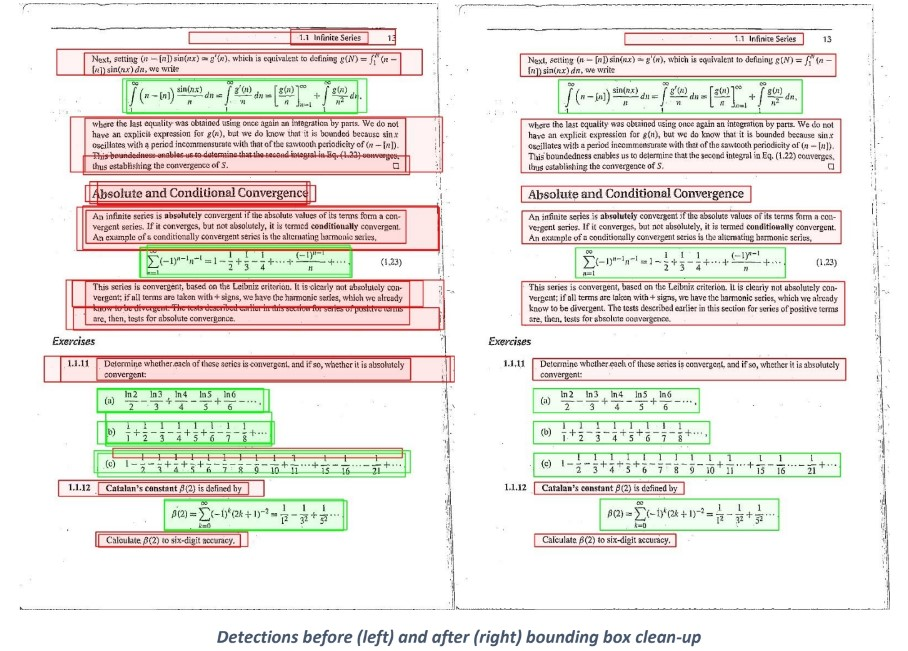
#> input picture media/bb_cleanup.jpg, 908 x 651 px; its folder holds only this picture in this run
$ python -i preprocess_page.py   (imports and definitions only)
#> lines starting #> are read from the running program, lines starting #| are printed output that depends on the picture; after the words box and inside, x2 and y2 are one past the last pixel; in counts of white or black regions, pixels touching at a corner belong together
import cv2
import numpy as np
import math
import copy
from scipy.ndimage import uniform_filter1d
from skimage.filters import threshold_local

# [1 line not run here, left out]

ht, wd = [None]*2

def get_complete_contour(image):
    gray_image = cv2.cvtColor(image.copy(),cv2.COLOR_BGR2GRAY)
    histogram = cv2.calcHist([gray_image],[0],None,[256],[0,256])
    min_idx = np.argmin(np.squeeze(histogram[50:150].T)) + 50
    _, thresholded_image = cv2.threshold(gray_image,min_idx,255,cv2.THRESH_BINARY)
    thresholded_blurry_image = cv2.blur(thresholded_image, (21,21))
    _, thresholded_blurry_image = cv2.threshold(thresholded_blurry_image,min_idx,255,cv2.THRESH_BINARY)
    contours, hierarchy = cv2.findContours(thresholded_blurry_image, cv2.RETR_EXTERNAL, cv2.CHAIN_APPROX_SIMPLE)
    cnts_sorted = sorted(contours, key=lambda x: cv2.contourArea(x))
    cnt = cnts_sorted[-1]
    return cnt


def dist_nw(pt):
    global ht, wd
    x1, y1 = pt
    return math.sqrt((0 - x1)**2 + (0 - y1)**2)


def dist_sw(pt):
    global ht, wd
    x1, y1 = pt
    return math.sqrt((0 - x1)**2 + (ht - y1)**2)


def dist_ne(pt):
    global ht, wd
    x1, y1 = pt
    return math.sqrt((wd - x1)**2 + (0 - y1)**2)


def dist_se(pt):
    global ht, wd
    x1, y1 = pt
    return math.sqrt((wd - x1)**2 + (ht - y1)**2)


def get_top_bottom_contour(cnt_list, nw_corner, sw_corner, ne_corner, se_corner):
    new_cnt_list = copy.deepcopy(cnt_list)
    new_cnt_list = new_cnt_list[::-1]
    nw_index = new_cnt_list.index(nw_corner)
    new_cnt_list = new_cnt_list[nw_index:] + new_cnt_list[:nw_index]

    top_cnt_list = new_cnt_list[new_cnt_list.index(nw_corner):new_cnt_list.index(ne_corner)+1]

    sw_index = cnt_list.index(sw_corner)
    cnt_list = cnt_list[sw_index:] + cnt_list[:sw_index]

    bottom_cnt_list = cnt_list[cnt_list.index(sw_corner):cnt_list.index(se_corner)+1]

    return top_cnt_list, bottom_cnt_list


def get_middle(top_cnt_list, bottom_cnt_list):
    top_cnt_np = np.array(top_cnt_list)
    min_x = np.min(top_cnt_np[:, 0])
    max_x = np.max(top_cnt_np[:, 0])
    start = np.abs(top_cnt_np[:, 0] - (min_x + (max_x - min_x)*0.25)).argmin()
    end = np.abs(top_cnt_np[:, 0] - (min_x + (max_x - min_x)*0.75)).argmin()
    top_cnt_middle = top_cnt_np[start:end].copy()
    top_cnt_middle_filt = top_cnt_middle.copy()
    top_cnt_middle_filt[:, 1] = uniform_filter1d(top_cnt_middle_filt[:, 1], size=3, mode='nearest')

    top_cnt_grad = np.gradient(top_cnt_middle_filt[:, 1], top_cnt_middle_filt[:, 0])
    top_cnt_grad = np.nan_to_num(top_cnt_grad)
    top_cnt_grad[0] = top_cnt_grad[-1] = 0
    top_cnt_grad = np.around(top_cnt_grad, decimals=8)

    top_middle = None
    peak_grad_idx = np.argmax(np.abs(top_cnt_grad))
    for i in range(peak_grad_idx, top_cnt_middle.shape[0]):
        if top_cnt_grad[i] <= 0:
            top_middle = top_cnt_middle[i].tolist()
            break

    bottom_cnt_np = np.array(bottom_cnt_list)
    min_x = np.min(bottom_cnt_np[:, 0])
    max_x = np.max(bottom_cnt_np[:, 0])
    start = np.abs(bottom_cnt_np[:, 0] - (min_x + (max_x - min_x)*0.25)).argmin()
    end = np.abs(bottom_cnt_np[:, 0] - (min_x + (max_x - min_x)*0.75)).argmin()
    bottom_cnt_middle = bottom_cnt_np[start:end].copy()

    bottom_cnt_middle_filt = bottom_cnt_middle.copy()
    bottom_cnt_middle_filt[:, 1] = uniform_filter1d(bottom_cnt_middle_filt[:, 1], size=3, mode='nearest')

    bottom_cnt_grad = np.gradient(bottom_cnt_middle_filt[:, 1], bottom_cnt_middle_filt[:, 0])
    bottom_cnt_grad = np.nan_to_num(bottom_cnt_grad)
    bottom_cnt_grad[0] = bottom_cnt_grad[-1] = 0
    bottom_cnt_grad = np.around(bottom_cnt_grad, decimals=8)
    bottom_middle = None
    peak_grad_idx = np.argmax(np.abs(bottom_cnt_grad))
    for i in range(peak_grad_idx, bottom_cnt_middle.shape[0]):
        if bottom_cnt_grad[i] >= 0:
            bottom_middle = bottom_cnt_middle[i].tolist()
            break

    return top_middle, bottom_middle


def crop_page(page, top, bottom, left, right):
    return page[top:bottom+1, left:right+1]


# [45 lines left out: functions uncurve_page, threshold_image, not called in this run]


def kernel_sharpening(page):
    sharpened = cv2.filter2D(page, -1, np.array([[0, -1, 0], [-1, 5, -1], [0, -1, 0]]))
    return sharpened


def get_corners(image, cnt_list):
    global ht, wd
    ht, wd, _ = image.shape
    points_nw = sorted(cnt_list, key=dist_nw)
    points_sw = sorted(cnt_list, key=dist_sw)
    points_ne = sorted(cnt_list, key=dist_ne)
    points_se = sorted(cnt_list, key=dist_se)
    nw_corner = points_nw[0]
    sw_corner = points_sw[0]
    ne_corner = points_ne[0]
    se_corner = points_se[0]

    return nw_corner, sw_corner, ne_corner, se_corner


# [12 lines left out: functions rotate_image, rotate_coordinates, not called in this run]


def get_rotation_angle(image):
    cnt = get_complete_contour(image)
    cnt_list = np.squeeze(cnt, 1).tolist()
    nw_corner, sw_corner, ne_corner, se_corner = get_corners(image, cnt_list)
    top_cnt_list, bottom_cnt_list = get_top_bottom_contour(cnt_list.copy(), nw_corner, sw_corner, ne_corner, se_corner)
    top_middle, bottom_middle = get_middle(top_cnt_list, bottom_cnt_list)

    angle_radian = math.atan2(-(top_middle[1] - bottom_middle[1]), top_middle[0] - bottom_middle[0])
    angle_degree = 90 - math.degrees(angle_radian)
    return angle_degree


def preprocess(image):
    angle_degree = get_rotation_angle(image)
    image, rot_mat = rotate_image(image, angle_degree)

    cnt = get_complete_contour(image)
    cnt_list = np.squeeze(cnt, 1).tolist()
    nw_corner, sw_corner, ne_corner, se_corner = get_corners(image, cnt_list)
    top_cnt_list, bottom_cnt_list = get_top_bottom_contour(cnt_list.copy(), nw_corner, sw_corner, ne_corner, se_corner)
    top_middle, bottom_middle = get_middle(top_cnt_list, bottom_cnt_list)

    # contour of left and right page
    cnt_list = cnt_list[::-1]
    cnt_list = cnt_list[cnt_list.index(nw_corner):] + cnt_list[:cnt_list.index(nw_corner)]
    left_cnt_list = cnt_list[cnt_list.index(nw_corner):cnt_list.index(top_middle)+1] \
                            + cnt_list[cnt_list.index(bottom_middle):cnt_list.index(sw_corner)+1]
    right_cnt_list = cnt_list[cnt_list.index(top_middle):cnt_list.index(ne_corner)+1] \
                            + cnt_list[cnt_list.index(se_corner):cnt_list.index(bottom_middle)+1]

    # seperate left and right page
    left_page = image.copy()[:, :top_middle[0] if top_middle[0]>bottom_middle[0] else bottom_middle[0]]
    right_page = image.copy()[:, top_middle[0] if top_middle[0]<bottom_middle[0] else bottom_middle[0]:]
    right_cnt_list = (np.array(right_cnt_list) - np.array([top_middle[0] if top_middle[0]<bottom_middle[0] else bottom_middle[0], 0])).tolist()

    nw_left = nw_corner.copy()
    sw_left = sw_corner.copy()
    ne_left = top_middle.copy()
    se_left = bottom_middle.copy()

    nw_right = [top_middle[0] - (top_middle[0] if top_middle[0]<bottom_middle[0] else bottom_middle[0]), top_middle[1]]
    sw_right = [bottom_middle[0] - (top_middle[0] if top_middle[0]<bottom_middle[0] else bottom_middle[0]), bottom_middle[1]]
    ne_right = [ne_corner[0] - (top_middle[0] if top_middle[0]<bottom_middle[0] else bottom_middle[0]), ne_corner[1]]
    se_right = [se_corner[0] - (top_middle[0] if top_middle[0]<bottom_middle[0] else bottom_middle[0]), se_corner[1]]

    # uncurve left and right page
    left_page_unc = uncurve_page(left_page, left_cnt_list, [nw_left, ne_left, sw_left, se_left])
    right_page_unc = uncurve_page(right_page, right_cnt_list, [nw_right, ne_right, sw_right, se_right])

    # final processing
    left_page_unc_thresh = threshold_image(left_page_unc.copy(), threshold=9)
    right_page_unc_thresh = threshold_image(right_page_unc.copy(), threshold=9)
    left_page_unc_sharp = kernel_sharpening(left_page_unc_thresh)
    right_page_unc_sharp = kernel_sharpening(right_page_unc_thresh)

    return left_page_unc, right_page_unc, left_page_unc_sharp, right_page_unc_sharp

>>> import cv2
>>> picture = cv2.imread('media/bb_cleanup.jpg')
#> picture is the input picture: shape (651, 908, 3); mean B, G, R 225.7, 230.6, 234.8
>>> result = preprocess(picture)
#> in get_complete_contour, `gray_image = cv2.cvtColor(image.copy(),cv2.COLOR_BGR2GRAY)`:
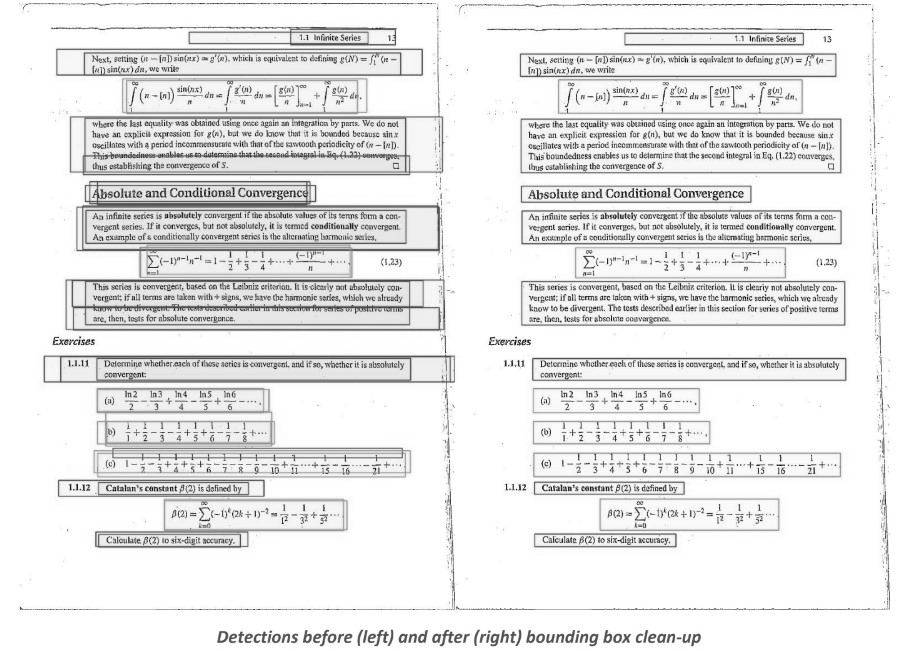
#> gray_image: shape (651, 908); min 2, max 255, mean 231.3
#> in get_complete_contour, `histogram = cv2.calcHist([gray_image],[0],None,[256],[0,256])`: histogram = 256 values, max 241564 at index 255, min 0 at index 0, mean 2309
#> in get_complete_contour, `min_idx = np.argmin(np.squeeze(histogram[50:150].T)) + 50`: min_idx = 51
#> in get_complete_contour, `_, thresholded_image = cv2.threshold(gray_image,min_idx,255,cv2.THRESH..`:
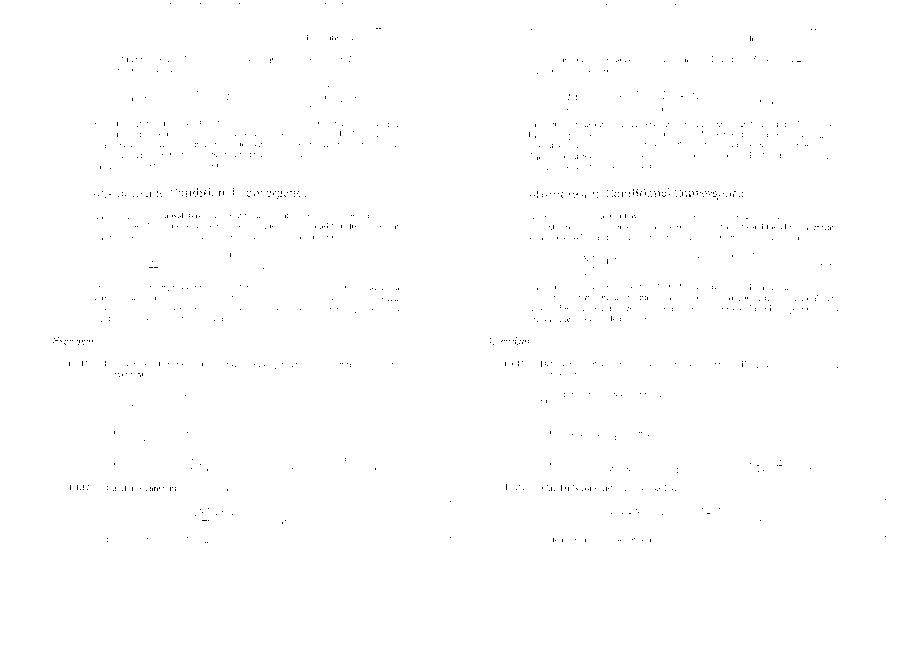
#> thresholded_image: shape (651, 908); 99.8% white; black in thin lines or dots, all inside (x1, y1, x2, y2) = (53, 3, 886, 543)
#> in get_complete_contour, `_, thresholded_blurry_image = cv2.threshold(thresholded_blurry_image,m..`: thresholded_blurry_image: shape (651, 908); every value is 255
#> in get_complete_contour, `contours, hierarchy = cv2.findContours(thresholded_blurry_image, cv2.R..`: contours = [[[0, 0], [0, 650], [907, 650], [907, 0]]]
#> in get_complete_contour, `cnt = cnts_sorted[-1]`: cnt = [[0, 0], [0, 650], [907, 650], [907, 0]]
#> in get_corners, `points_nw = sorted(cnt_list, key=dist_nw)`: points_nw = [[0, 0], [0, 650], [907, 0], [907, 650]]
#> in get_corners, `points_sw = sorted(cnt_list, key=dist_sw)`: points_sw = [[0, 650], [0, 0], [907, 650], [907, 0]]
#> in get_corners, `points_ne = sorted(cnt_list, key=dist_ne)`: points_ne = [[907, 0], [907, 650], [0, 0], [0, 650]]
#> in get_corners, `points_se = sorted(cnt_list, key=dist_se)`: points_se = [[907, 650], [907, 0], [0, 650], [0, 0]]
#> in get_corners, `nw_corner = points_nw[0]`: nw_corner = [0, 0]
#> in get_corners, `sw_corner = points_sw[0]`: sw_corner = [0, 650]
#> in get_corners, `ne_corner = points_ne[0]`: ne_corner = [907, 0]
#> in get_corners, `se_corner = points_se[0]`: se_corner = [907, 650]
#> in get_rotation_angle, `nw_corner, sw_corner, ne_corner, se_corner = get_corners(image, cnt_li..`: nw_corner = [0, 0]; sw_corner = [0, 650]; ne_corner = [907, 0]; se_corner = [907, 650]
#> in get_top_bottom_contour, `nw_index = new_cnt_list.index(nw_corner)`: nw_index = 3
#> in get_top_bottom_contour, `new_cnt_list = new_cnt_list[nw_index:] + new_cnt_list[:nw_index]`: new_cnt_list = [[0, 0], [907, 0], [907, 650], [0, 650]]
#> in get_top_bottom_contour, `top_cnt_list = new_cnt_list[new_cnt_list.index(nw_corner):new_cnt_list..`: top_cnt_list = [[0, 0], [907, 0]]
#> in get_top_bottom_contour, `sw_index = cnt_list.index(sw_corner)`: sw_index = 1
#> in get_top_bottom_contour, `cnt_list = cnt_list[sw_index:] + cnt_list[:sw_index]`: cnt_list = [[0, 650], [907, 650], [907, 0], [0, 0]]
#> in get_top_bottom_contour, `bottom_cnt_list = cnt_list[cnt_list.index(sw_corner):cnt_list.index(se..`: bottom_cnt_list = [[0, 650], [907, 650]]
#> in get_rotation_angle, `top_cnt_list, bottom_cnt_list = get_top_bottom_contour(cnt_list.copy()..`: top_cnt_list = [[0, 0], [907, 0]]; bottom_cnt_list = [[0, 650], [907, 650]]
#> in get_middle, `top_cnt_np = np.array(top_cnt_list)`: top_cnt_np = [[0, 0], [907, 0]]
#> in get_middle, `min_x = np.min(top_cnt_np[:, 0])`: min_x = 0
#> in get_middle, `max_x = np.max(top_cnt_np[:, 0])`: max_x = 907
#> in get_middle, `start = np.abs(top_cnt_np[:, 0] - (min_x + (max_x - min_x)*0.25)).argm..`: start = 0
#> in get_middle, `end = np.abs(top_cnt_np[:, 0] - (min_x + (max_x - min_x)*0.75)).argmin()`: end = 1
#> in get_middle, `top_cnt_middle = top_cnt_np[start:end].copy()`: top_cnt_middle = [[0, 0]]
#> (the run stopped early here; a loop or call above may not have finished)

$ run again, on media/latex2braille.jpg
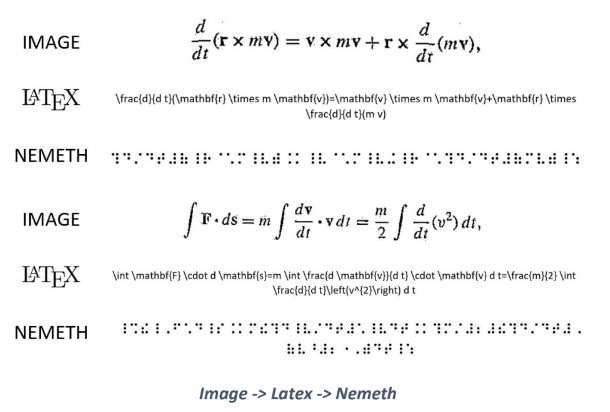
#> input picture media/latex2braille.jpg, 610 x 412 px
#> picture is the input picture: shape (412, 610, 3); mean B, G, R 246.2, 246.2, 246.1
#> histogram = 256 values, max 199659 at index 255, min 30 at index 33, mean 981.7
#> min_idx = 133
#> in get_complete_contour, `_, thresholded_image = cv2.threshold(gray_image,min_idx,255,cv2.THRESH..`:
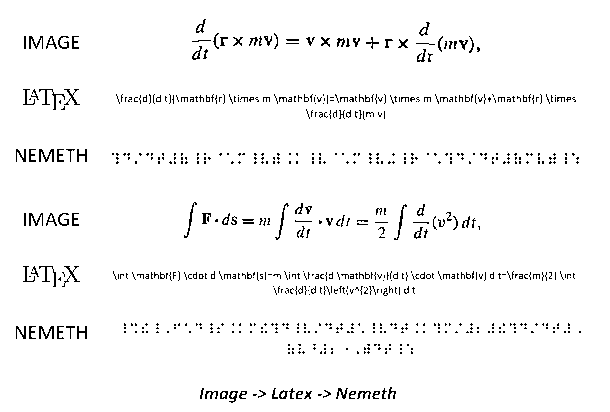
#> thresholded_image: shape (412, 610); 96.7% white; black in thin lines or dots, all inside (x1, y1, x2, y2) = (16, 19, 581, 403)
#> in get_complete_contour, `thresholded_blurry_image = cv2.blur(thresholded_image, (21,21))`:
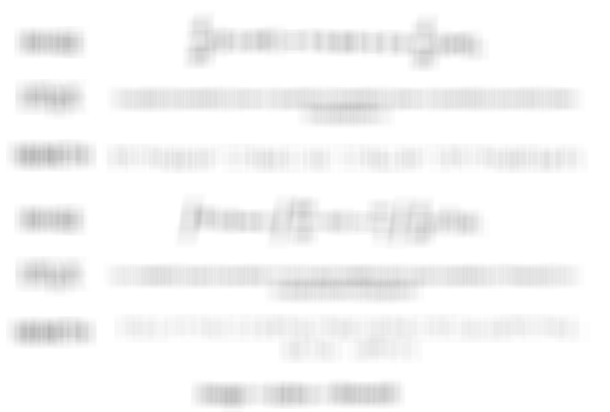
#> thresholded_blurry_image: shape (412, 610); min 182, max 255, mean 246.6
#> contours = [[[0, 0], [0, 411], [609, 411], [609, 0]]]
#> in get_complete_contour, `cnt = cnts_sorted[-1]`: cnt = [[0, 0], [0, 411], [609, 411], [609, 0]]
#> points_nw = [[0, 0], [0, 411], [609, 0], [609, 411]]
#> points_sw = [[0, 411], [0, 0], [609, 411], [609, 0]]
#> points_ne = [[609, 0], [609, 411], [0, 0], [0, 411]]
#> points_se = [[609, 411], [609, 0], [0, 411], [0, 0]]
#> in get_corners, `nw_corner = points_nw[0]`: nw_corner = [0, 0]
#> in get_corners, `sw_corner = points_sw[0]`: sw_corner = [0, 411]
#> in get_corners, `ne_corner = points_ne[0]`: ne_corner = [609, 0]
#> in get_corners, `se_corner = points_se[0]`: se_corner = [609, 411]
#> in get_rotation_angle, `nw_corner, sw_corner, ne_corner, se_corner = get_corners(image, cnt_li..`: nw_corner = [0, 0]; sw_corner = [0, 411]; ne_corner = [609, 0]; se_corner = [609, 411]
#> nw_index = 3
#> new_cnt_list = [[0, 0], [609, 0], [609, 411], [0, 411]]
#> in get_top_bottom_contour, `top_cnt_list = new_cnt_list[new_cnt_list.index(nw_corner):new_cnt_list..`: top_cnt_list = [[0, 0], [609, 0]]
#> sw_index = 1
#> in get_top_bottom_contour, `cnt_list = cnt_list[sw_index:] + cnt_list[:sw_index]`: cnt_list = [[0, 411], [609, 411], [609, 0], [0, 0]]
#> in get_top_bottom_contour, `bottom_cnt_list = cnt_list[cnt_list.index(sw_corner):cnt_list.index(se..`: bottom_cnt_list = [[0, 411], [609, 411]]
#> in get_rotation_angle, `top_cnt_list, bottom_cnt_list = get_top_bottom_contour(cnt_list.copy()..`: top_cnt_list = [[0, 0], [609, 0]]; bottom_cnt_list = [[0, 411], [609, 411]]
#> top_cnt_np = [[0, 0], [609, 0]]
#> min_x = 0
#> max_x = 609
#> start = 0
#> end = 1
#> top_cnt_middle = [[0, 0]]
